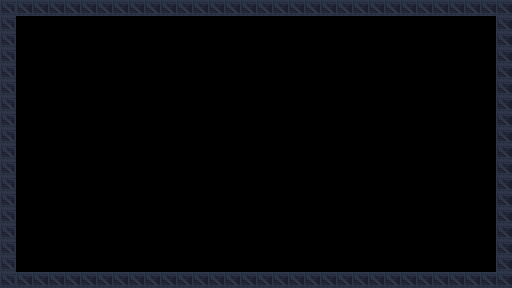

A 2D game scene composited from a Tiled map and its tileset images. What follows is a short description and the map's XML, with every tile layer's data as written:
An orthogonal 32x18 tile map with 16x16 px tiles, 2 tile layers (background, details), 2 tilesets and 6 objects (spawn, goal, gravity).

<map version="1.5" tiledversion="1.7.2" orientation="orthogonal" renderorder="right-down" width="32" height="18" tilewidth="16" tileheight="16" infinite="0" nextlayerid="4" nextobjectid="44">
 <properties>
  <property name="title" value="Template title" />
 </properties>
 <tileset firstgid="1" source="industrial.v2.tsx" />
 <tileset firstgid="1025" source="Dungeon Sprites.tsx" />
 <layer id="3" name="background" width="32" height="18">
  <data encoding="csv">
0,0,0,0,0,0,0,0,0,0,0,0,0,0,0,0,0,0,0,0,0,0,0,0,0,0,0,0,0,0,0,0,
0,0,0,0,0,0,0,0,0,0,0,0,0,0,0,0,0,0,0,0,0,0,0,0,0,0,0,0,0,0,0,0,
0,0,0,0,0,0,0,0,0,0,0,0,0,0,0,0,0,0,0,0,0,0,0,0,0,0,0,0,0,0,0,0,
0,0,0,0,0,0,0,0,0,0,0,0,0,0,0,0,0,0,0,0,0,0,0,0,0,0,0,0,0,0,0,0,
0,0,0,0,0,0,0,0,0,0,0,0,0,0,0,0,0,0,0,0,0,0,0,0,0,0,0,0,0,0,0,0,
0,0,0,0,0,0,0,0,0,0,0,0,0,0,0,0,0,0,0,0,0,0,0,0,0,0,0,0,0,0,0,0,
0,0,0,0,0,0,0,0,0,0,0,0,0,0,0,0,0,0,0,0,0,0,0,0,0,0,0,0,0,0,0,0,
0,0,0,0,0,0,0,0,0,0,0,0,0,0,0,0,0,0,0,0,0,0,0,0,0,0,0,0,0,0,0,0,
0,0,0,0,0,0,0,0,0,0,0,0,0,0,0,0,0,0,0,0,0,0,0,0,0,0,0,0,0,0,0,0,
0,0,0,0,0,0,0,0,0,0,0,0,0,0,0,0,0,0,0,0,0,0,0,0,0,0,0,0,0,0,0,0,
0,0,0,0,0,0,0,0,0,0,0,0,0,0,0,0,0,0,0,0,0,0,0,0,0,0,0,0,0,0,0,0,
0,0,0,0,0,0,0,0,0,0,0,0,0,0,0,0,0,0,0,0,0,0,0,0,0,0,0,0,0,0,0,0,
0,0,0,0,0,0,0,0,0,0,0,0,0,0,0,0,0,0,0,0,0,0,0,0,0,0,0,0,0,0,0,0,
0,0,0,0,0,0,0,0,0,0,0,0,0,0,0,0,0,0,0,0,0,0,0,0,0,0,0,0,0,0,0,0,
0,0,0,0,0,0,0,0,0,0,0,0,0,0,0,0,0,0,0,0,0,0,0,0,0,0,0,0,0,0,0,0,
0,0,0,0,0,0,0,0,0,0,0,0,0,0,0,0,0,0,0,0,0,0,0,0,0,0,0,0,0,0,0,0,
0,0,0,0,0,0,0,0,0,0,0,0,0,0,0,0,0,0,0,0,0,0,0,0,0,0,0,0,0,0,0,0,
0,0,0,0,0,0,0,0,0,0,0,0,0,0,0,0,0,0,0,0,0,0,0,0,0,0,0,0,0,0,0,0
</data>
 </layer>
 <layer id="1" name="details" width="32" height="18">
  <properties>
   <property name="physics" type="bool" value="true" />
  </properties>
  <data encoding="csv">
54,20,20,20,20,20,20,20,20,20,20,20,20,20,20,20,20,20,20,20,20,20,20,20,20,20,20,20,20,20,20,20,
54,0,0,0,0,0,0,0,0,0,0,0,0,0,0,0,0,0,0,0,0,0,0,0,0,0,0,0,0,0,0,20,
54,0,0,0,0,0,0,0,0,0,0,0,0,0,0,0,0,0,0,0,0,0,0,0,0,0,0,0,0,0,0,20,
54,0,0,0,0,0,0,0,0,0,0,0,0,0,0,0,0,0,0,0,0,0,0,0,0,0,0,0,0,0,0,20,
54,0,0,0,0,0,0,0,0,0,0,0,0,0,0,0,0,0,0,0,0,0,0,0,0,0,0,0,0,0,0,20,
54,0,0,0,0,0,0,0,0,0,0,0,0,0,0,0,0,0,0,0,0,0,0,0,0,0,0,0,0,0,0,20,
54,0,0,0,0,0,0,0,0,0,0,0,0,0,0,0,0,0,0,0,0,0,0,0,0,0,0,0,0,0,0,20,
54,0,0,0,0,0,0,0,0,0,0,0,0,0,0,0,0,0,0,0,0,0,0,0,0,0,0,0,0,0,0,20,
54,0,0,0,0,0,0,0,0,0,0,0,0,0,0,0,0,0,0,0,0,0,0,0,0,0,0,0,0,0,0,20,
54,0,0,0,0,0,0,0,0,0,0,0,0,0,0,0,0,0,0,0,0,0,0,0,0,0,0,0,0,0,0,20,
54,0,0,0,0,0,0,0,0,0,0,0,0,0,0,0,0,0,0,0,0,0,0,0,0,0,0,0,0,0,0,20,
54,0,0,0,0,0,0,0,0,0,0,0,0,0,0,0,0,0,0,0,0,0,0,0,0,0,0,0,0,0,0,20,
54,0,0,0,0,0,0,0,0,0,0,0,0,0,0,0,0,0,0,0,0,0,0,0,0,0,0,0,0,0,0,20,
54,0,0,0,0,0,0,0,0,0,0,0,0,0,0,0,0,0,0,0,0,0,0,0,0,0,0,0,0,0,0,20,
54,0,0,0,0,0,0,0,0,0,0,0,0,0,0,0,0,0,0,0,0,0,0,0,0,0,0,0,0,0,0,20,
54,0,0,0,0,0,0,0,0,0,0,0,0,0,0,0,0,0,0,0,0,0,0,0,0,0,0,0,0,0,0,20,
54,0,0,0,0,0,0,0,0,0,0,0,0,0,0,0,0,0,0,0,0,0,0,0,0,0,0,0,0,0,0,20,
54,20,20,20,20,20,20,20,20,20,20,20,20,20,20,20,20,20,20,20,20,20,20,20,20,20,20,20,20,20,20,20
</data>
 </layer>
 <objectgroup id="2" name="objects">
  <object id="2" name="spawn" gid="513" x="96" y="152" width="16" height="16" />
  <object id="36" name="goal" gid="1158" x="400" y="152" width="16" height="16" />
  <object id="40" name="gravity" gid="526" x="248" y="152" width="16" height="16" />
  <object id="41" x="188" y="56" width="136" height="40">
   <text wrap="1" halign="center" valign="center">this gravity field is centered</text>
  </object>
  <object id="42" x="176" y="-32" width="156" height="19">
   <text wrap="1" halign="center" valign="center">30 tiles (16 px)</text>
  </object>
  <object id="43" x="520" y="136" width="83" height="19">
   <text wrap="1" halign="center" valign="center">16 tiles</text>
  </object>
 </objectgroup>
</map>
